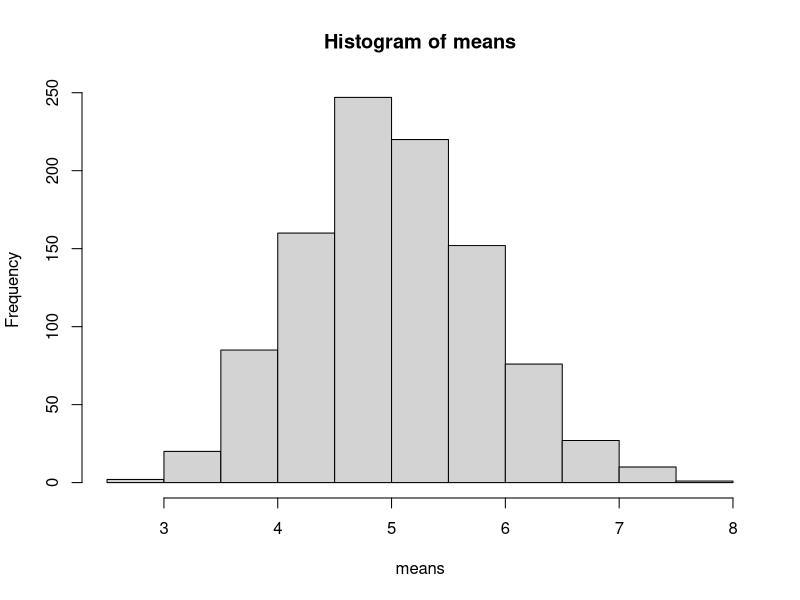
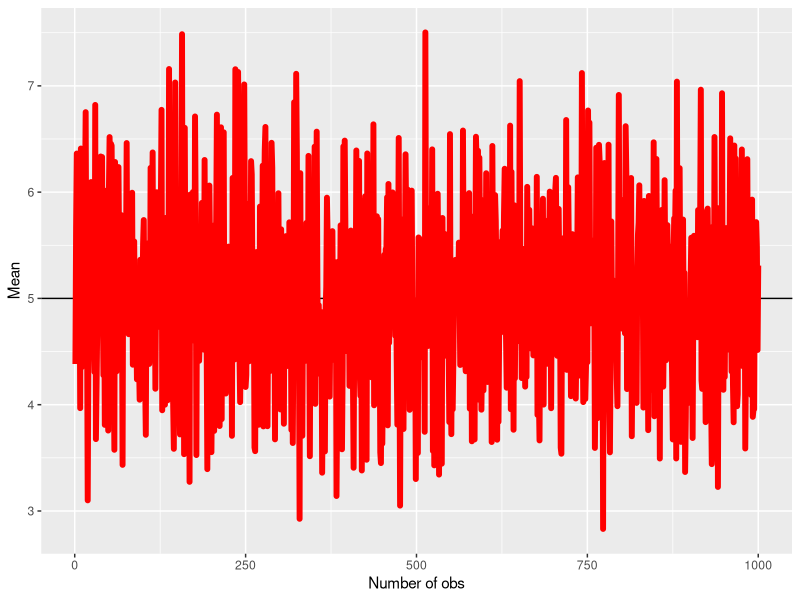

Reproduce these figures in R, in order.
## ---- chunk 1
library(ggplot2)
## exponential distribution rate parameter
lambda <- 0.2

## sample size
n <- 40

## number of observation
obs <- 1000

## calculate the means of 1000 observation
means <- NULL
for (i in 1 : obs) means <- c(means, mean(rexp(n, lambda)))

## ---- chunk 2
hist(means)
## ---- chunk 3
g <- ggplot(data.frame(x = 1:obs, y = means), aes(x = x, y = y)) 
g <- g + geom_hline(yintercept = 1/lambda) + geom_line(size = 2, color='red')
g <- g + labs(x = "Number of obs", y = "Mean")
g
